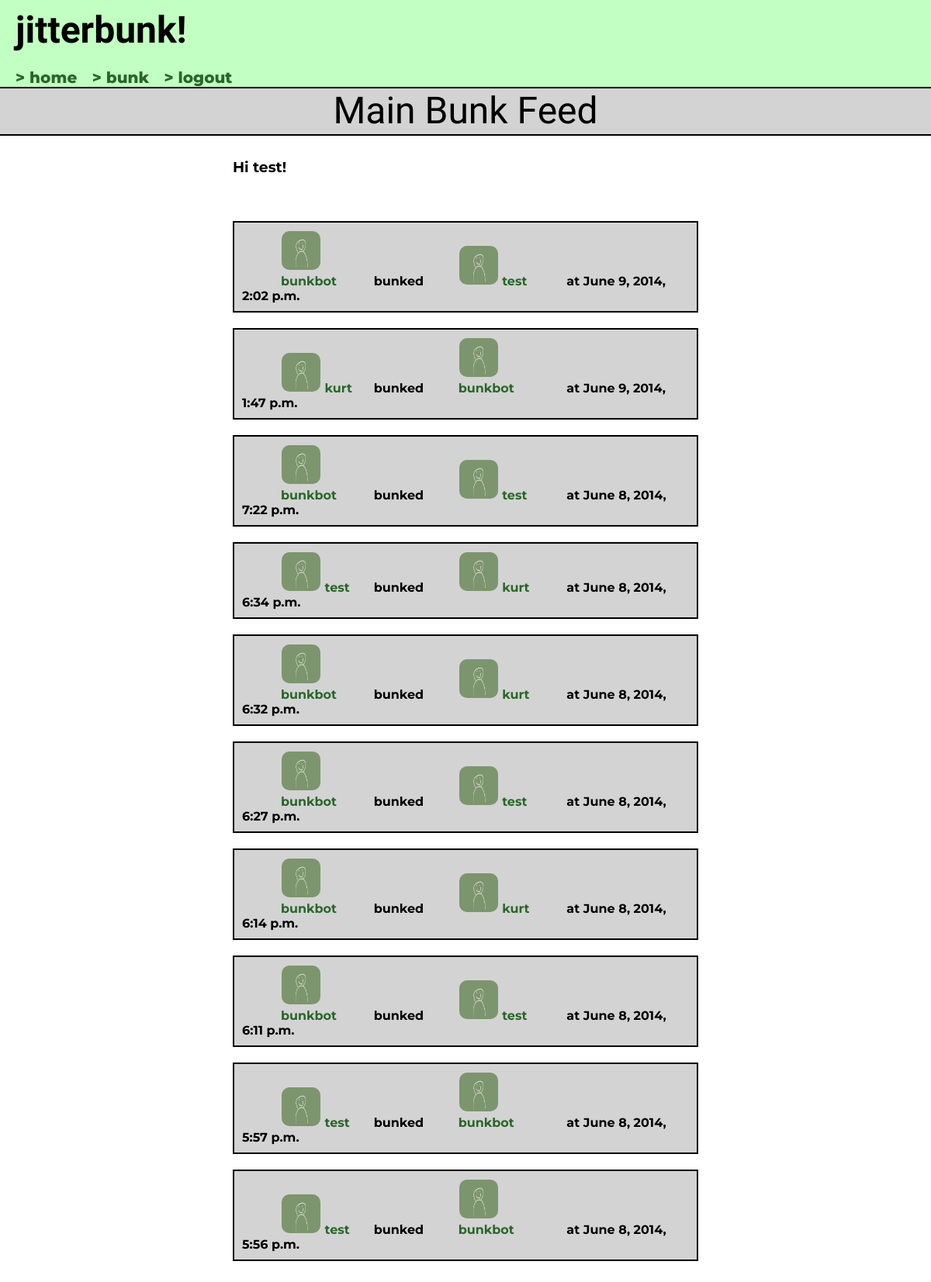
/ (signed in), run on the app's committed database.
### bunk/models.py (models this page shows)
class Bunk(models.Model):
    from_user = models.ForeignKey(User, related_name='from_user')
    to_user = models.ForeignKey(User, related_name='to_user')
    time = models.DateTimeField('date bunked')

### bunk/views.py (the view)
# urls.py: url(r'^$', views.index, name='index'),
def index(request):
    num_bunks = 10
    user = request.user
    logged_in = user.is_authenticated()
    username = 'Guest! Sign in to send some bunks'
    if logged_in:
        username = user.username
    recent_bunk_list = Bunk.objects.all().order_by('-time')[:num_bunks]
    context = {'recent_bunk_list': recent_bunk_list, 'user': username,
               'logged_in': logged_in}
    return render(request, 'bunk/index.html', context)

### bunk/templates/bunk/index.html (shortened to what this page needs)
{% extends "base.html" %}
{% block content %}
  <div class="heading">
    <h1> Main Bunk Feed </h1>
  </div>
<div class="wrapper">
  <br/>
  <h3>Hi {{ user }}! </h3>
  <br/>
  <ul class="bunk_list">
  {% if recent_bunk_list %}
    {% for bunk in recent_bunk_list %}
    <div class="bunkli">
      {% load staticfiles %}
      <div class="from_user">
        <a href="/bunks/{{bunk.from_user.id}}">
        <img class="bunk-photo" src="{% static "img/filler_photo.png" %}"/>
        {{ bunk.from_user }}
        </a>
      </div>
      bunked
      <div class="to_user">
        <a href="/bunks/{{bunk.to_user.id}}">
        <img class="bunk-photo" src="{% static "img/filler_photo.png" %}"/>
        {{ bunk.to_user }}
        </a>
      </div>
      at {{ bunk.time }}
    </div>
    {% endfor %}
  </ul>
  </div>
  {% else %}
    <p>No bunks are available.</p>
  {% endif %}
{% endblock %}

### bunk/static/bunk/style.css (style rules this page uses)
body { font-family: 'Montserrat', sans-serif; font-weight: bold; margin: 0; }
.wrapper { margin: 10px auto; width: 50%; padding: 0 50px 50px 50px; }
a { text-decoration: none; color: #296629; }
img { max-width: 100%; }
h3 { margin: 0 0 1em 0; }
h1 { margin: 0 0 1em 0; }
.heading { margin: 0 auto; width: 100%; border-top: 2px solid black; border-bottom: 2px solid black; }
.heading h1 { text-align: center; background-color: #d3d3d3; padding: 10px; }
h1 { font-family: 'Oxygen', sans-serif; margin: 0; font-size: 3em; font-weight: lighter; line-height: 0.8em; }
.bunk_list { margin: 0; padding: 20px 0; }
.bunkli { background-color: #d3d3d3; padding: 10px; border: 2px solid black; margin: 0 0 20px 0; }
.bunk-photo { display: inline-block; max-width: 50px; height: 50px; width: 50px; margin: 1px; border-radius: 10px; }
.from_user { width: 20%; margin-left: 50px; display: inline-block; }
.to_user { width: 20%; margin-left: 40px; margin-right: 20px; display: inline-block; }
a, a:visited { color: #296629; }

### data on the page
Bunk: from_user "bunkbot", to_user "test", time "June 9, 2014, 2:02 p.m."
Bunk: from_user "kurt", to_user "bunkbot", time "June 9, 2014, 1:47 p.m."
Bunk: from_user "bunkbot", to_user "test", time "June 8, 2014, 7:22 p.m."
Bunk: from_user "test", to_user "kurt", time "June 8, 2014, 6:34 p.m."
Bunk: from_user "bunkbot", to_user "kurt", time "June 8, 2014, 6:32 p.m."
Bunk: from_user "bunkbot", to_user "test", time "June 8, 2014, 6:27 p.m."
Bunk: from_user "bunkbot", to_user "kurt", time "June 8, 2014, 6:14 p.m."
Bunk: from_user "bunkbot", to_user "test", time "June 8, 2014, 6:11 p.m."
Bunk: from_user "test", to_user "bunkbot", time "June 8, 2014, 5:57 p.m."
Bunk: from_user "test", to_user "bunkbot", time "June 8, 2014, 5:56 p.m."

### other printed values
{{ user }} "test"
